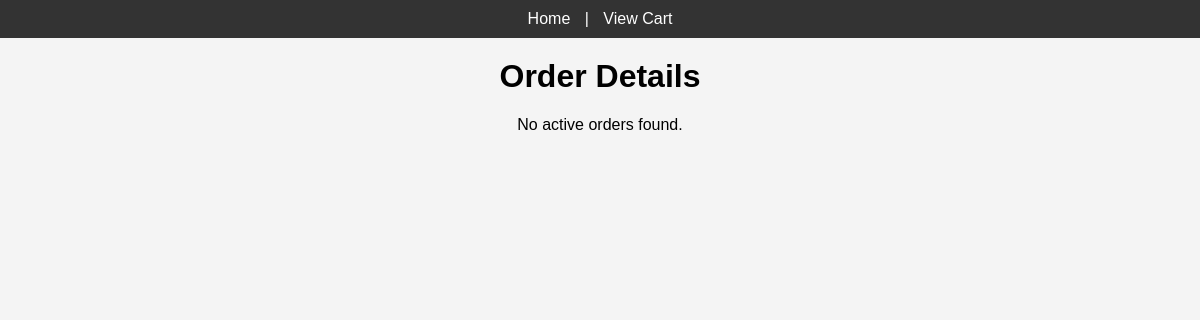
Before: /order-details/ (signed in) with the older database file.
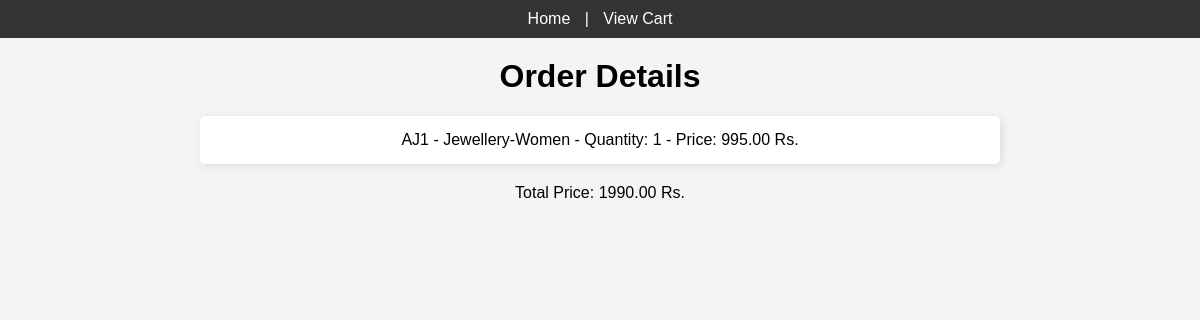
After: the same page with the newer database file.
### shopping/models.py (models this page shows)
class OrderItem(models.Model):
    order = models.ForeignKey(Order, related_name='items', on_delete=models.CASCADE)
    product = models.ForeignKey(Product, on_delete=models.CASCADE)
    quantity = models.IntegerField(default=1)
    price = models.DecimalField(max_digits=10, decimal_places=2)

class Product(models.Model):
    brand = models.ForeignKey(Brand, on_delete=models.CASCADE, related_name='products')
    category = models.ForeignKey(Category, on_delete=models.CASCADE, related_name='products')
    product_id = models.CharField(max_length=50, unique=True)
    name = models.CharField(max_length=255)
    description = models.TextField()
    size = models.CharField(max_length=50)
    currency = models.CharField(max_length=10)
    sell_price = models.DecimalField(max_digits=10, decimal_places=2)
    original_price = models.DecimalField(max_digits=10, decimal_places=2, null=True)  #Allow Null Value
    discount = models.TextField()

class Order(models.Model):
    user = models.ForeignKey(settings.AUTH_USER_MODEL, on_delete=models.CASCADE)
    created_at = models.DateTimeField(auto_now_add=True)
    updated_at = models.DateTimeField(auto_now=True)
    total_price = models.DecimalField(max_digits=10, decimal_places=2, default=0.00)

### shopping/views.py (the view)
# urls.py: path('order-details/', views.order_details, name='order_details'),
def order_details(request):
    order = Order.objects.filter(user=request.user).order_by('-created_at').first()
    if order:
        return render(request, 'shopping/order_details.html', {'order': order})
    else:
        return render(request, 'shopping/order_details.html', {'message': 'No active orders found.'})

### shopping/templates/shopping/order_details.html (shortened to what this page needs)
<!DOCTYPE html>
<html lang="en">
<head>
</head>
<body>
    <nav>
        <a href="{% url 'shopping:brand_list' %}">Home</a> |
        <a href="{% url 'shopping:view_cart' %}">View Cart</a>
    </nav>
    <h1>Order Details</h1>
    {% if order %}
    <ul>
        {% for item in order.items.all %}
        <li>
            {{ item.product.name }} - Quantity: {{ item.quantity }} - Price: {{ item.price | floatformat:2 }} {{ item.product.currency }}
        </li>
        {% endfor %}
    </ul>
    <p>Total Price: {{ order.total_price | floatformat:2 }} {{ order.items.first.product.currency }}</p>
    {% else %}
    <p>{{ message }}</p>
    {% endif %}
</body>
</html>

Changed rows visible on the page:
added OrderItem: product.name "AJ1 - Jewellery-Women", quantity "1", price "995.00", product.currency "Rs."
added Order: total_price "1990.00", items.first.product.currency "Rs."
Other visible differences:
{{ message }}: "No active orders found." → (not shown)
text now shown: "Total Price:"
